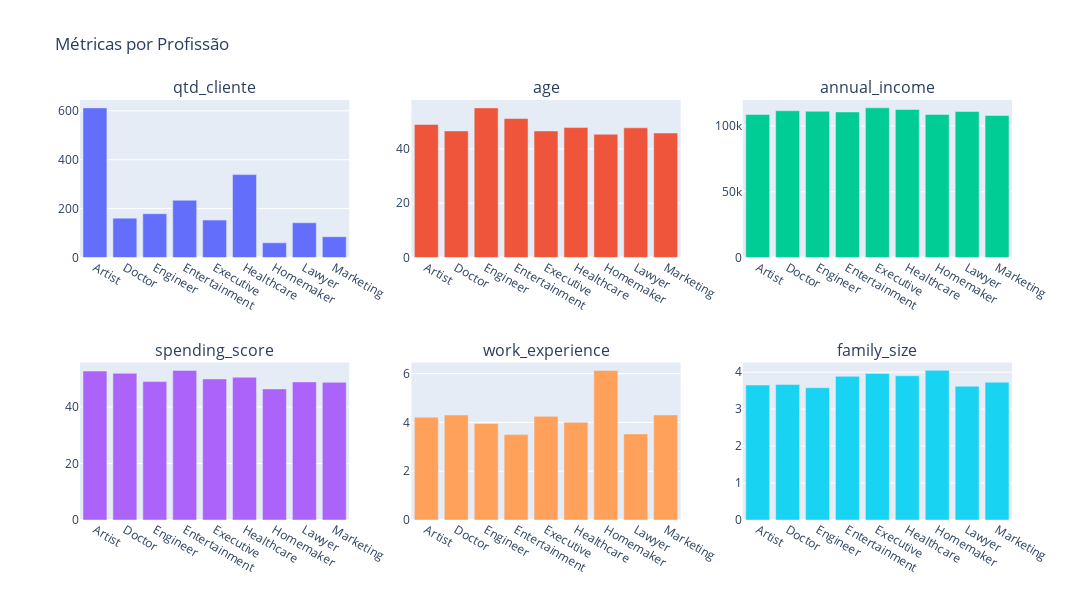

Notebook code for this chart:
### Code cell
import plotly.graph_objects as go
from plotly.subplots import make_subplots

# Número de linhas e colunas para os subplots
num_rows = 2
num_cols = 3

# Criar figura com um subplot para cada coluna
fig = make_subplots(rows=num_rows, cols=num_cols, subplot_titles=profession_groupped_df.columns)

# Adicionar um barplot para cada coluna do DataFrame
for i, column in enumerate(profession_groupped_df.columns, start=1):
    fig.add_trace(
        go.Bar(x=profession_groupped_df.index, y=profession_groupped_df[column], name=column),
        row=(i-1)//num_cols + 1,  # Calculando a linha correta
        col=(i-1)%num_cols + 1    # Calculando a coluna correta
    )

# Atualizar layout
fig.update_layout(height=600, width=1200, title_text="Métricas por Profissão", showlegend=False)
fig.show()

### Figure 1 — Plotly figure (JSON) as saved in the notebook; plotly's stock layout.template omitted (floating-point values rounded to 4 significant figures)
{"data": [{"name": "qtd_cliente", "type": "bar", "x": ["Artist", "Doctor", "Engineer", "Entertainment", "Executive", "Healthcare", "Homemaker", "Lawyer", "Marketing"], "xaxis": "x", "y": [612, 161, 179, 234, 153, 339, 60, 142, 85], "yaxis": "y"}, {"name": "age", "type": "bar", "x": ["Artist", "Doctor", "Engineer", "Entertainment", "Executive", "Healthcare", "Homemaker", "Lawyer", "Marketing"], "xaxis": "x2", "y": [49.0, 46.62, 55.09, 51.16, 46.6, 47.84, 45.37, 47.75, 45.82], "yaxis": "y2"}, {"name": "annual_income", "type": "bar", "x": ["Artist", "Doctor", "Engineer", "Entertainment", "Executive", "Healthcare", "Homemaker", "Lawyer", "Marketing"], "xaxis": "x3", "y": [108800.0, 111600.0, 111200.0, 110700.0, 113800.0, 112600.0, 108800.0, 111000.0, 108000.0], "yaxis": "y3"}, {"name": "spending_score", "type": "bar", "x": ["Artist", "Doctor", "Engineer", "Entertainment", "Executive", "Healthcare", "Homemaker", "Lawyer", "Marketing"], "xaxis": "x4", "y": [52.68, 51.9, 48.97, 52.94, 49.9, 50.52, 46.38, 48.86, 48.72], "yaxis": "y4"}, {"name": "work_experience", "type": "bar", "x": ["Artist", "Doctor", "Engineer", "Entertainment", "Executive", "Healthcare", "Homemaker", "Lawyer", "Marketing"], "xaxis": "x5", "y": [4.216, 4.304, 3.955, 3.5, 4.248, 4.003, 6.133, 3.528, 4.306], "yaxis": "y5"}, {"name": "family_size", "type": "bar", "x": ["Artist", "Doctor", "Engineer", "Entertainment", "Executive", "Healthcare", "Homemaker", "Lawyer", "Marketing"], "xaxis": "x6", "y": [3.654, 3.671, 3.581, 3.889, 3.967, 3.906, 4.05, 3.62, 3.729], "yaxis": "y6"}], "layout": {"annotations": [{"font": {"size": 16}, "showarrow": false, "text": "qtd_cliente", "x": 0.1444, "xanchor": "center", "xref": "paper", "y": 1, "yanchor": "bottom", "yref": "paper"}, {"font": {"size": 16}, "showarrow": false, "text": "age", "x": 0.5, "xanchor": "center", "xref": "paper", "y": 1, "yanchor": "bottom", "yref": "paper"}, {"font": {"size": 16}, "showarrow": false, "text": "annual_income", "x": 0.8556, "xanchor": "center", "xref": "paper", "y": 1, "yanchor": "bottom", "yref": "paper"}, {"font": {"size": 16}, "showarrow": false, "text": "spending_score", "x": 0.1444, "xanchor": "center", "xref": "paper", "y": 0.375, "yanchor": "bottom", "yref": "paper"}, {"font": {"size": 16}, "showarrow": false, "text": "work_experience", "x": 0.5, "xanchor": "center", "xref": "paper", "y": 0.375, "yanchor": "bottom", "yref": "paper"}, {"font": {"size": 16}, "showarrow": false, "text": "family_size", "x": 0.8556, "xanchor": "center", "xref": "paper", "y": 0.375, "yanchor": "bottom", "yref": "paper"}], "height": 600, "showlegend": false, "title": {"text": "Métricas por Profissão"}, "width": 1200, "xaxis": {"anchor": "y", "domain": [0, 0.2889]}, "xaxis2": {"anchor": "y2", "domain": [0.3556, 0.6444]}, "xaxis3": {"anchor": "y3", "domain": [0.7111, 1]}, "xaxis4": {"anchor": "y4", "domain": [0, 0.2889]}, "xaxis5": {"anchor": "y5", "domain": [0.3556, 0.6444]}, "xaxis6": {"anchor": "y6", "domain": [0.7111, 1]}, "yaxis": {"anchor": "x", "domain": [0.625, 1]}, "yaxis2": {"anchor": "x2", "domain": [0.625, 1]}, "yaxis3": {"anchor": "x3", "domain": [0.625, 1]}, "yaxis4": {"anchor": "x4", "domain": [0, 0.375]}, "yaxis5": {"anchor": "x5", "domain": [0, 0.375]}, "yaxis6": {"anchor": "x6", "domain": [0, 0.375]}}}
